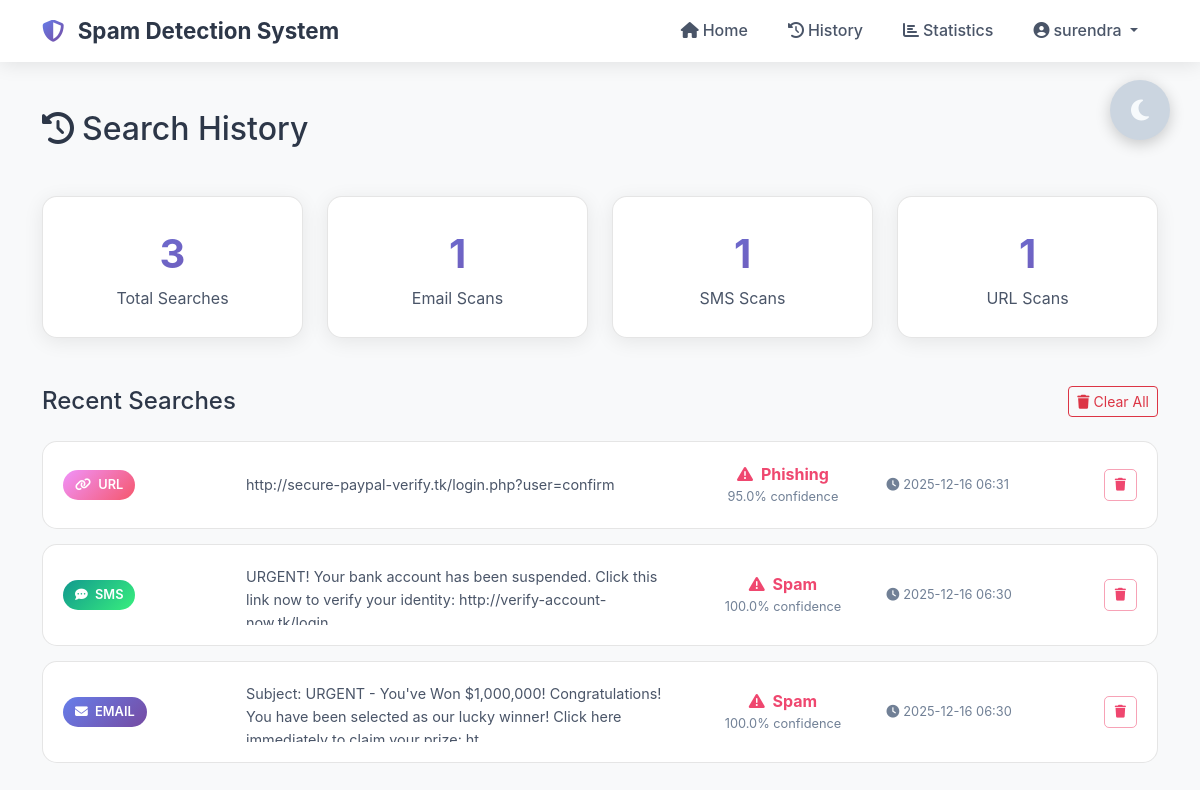
The app's page /history (signed in) with its own data.
### tables this page shows
CREATE TABLE users (
            id INTEGER PRIMARY KEY AUTOINCREMENT,
            username TEXT UNIQUE NOT NULL,
            email TEXT UNIQUE NOT NULL,
            password_hash TEXT NOT NULL,
            created_at TIMESTAMP DEFAULT CURRENT_TIMESTAMP
        );

CREATE TABLE search_history (
            id INTEGER PRIMARY KEY AUTOINCREMENT,
            user_id INTEGER NOT NULL,
            search_type TEXT NOT NULL,
            input_text TEXT NOT NULL,
            result TEXT NOT NULL,
            confidence REAL,
            verification TEXT,
            reason TEXT,
            searched_at TIMESTAMP DEFAULT CURRENT_TIMESTAMP,
            FOREIGN KEY (user_id) REFERENCES users (id)
        );

### app.py (the view)
@app.route('/history')
@login_required
def history_page():
    user = get_current_user()
    history = get_user_history(session['user_id'])
    stats = get_user_stats(session['user_id'])
    return render_template('history.html', user=user, history=history, stats=stats)

### app.py (called while the page is built)
def login_required(f):
    @wraps(f)
    def decorated_function(*args, **kwargs):
        if 'user_id' not in session:
            flash('Please login to access this page', 'error')
            return redirect(url_for('login'))
        return f(*args, **kwargs)
    return decorated_function

def get_current_user():
    if 'user_id' in session:
        return get_user_by_id(session['user_id'])
    return None

### database.py (called while the page is built)
def get_db():
    conn = sqlite3.connect(str(DATABASE))
    conn.row_factory = sqlite3.Row
    return conn

def get_user_by_id(user_id):
    conn = get_db()
    cursor = conn.cursor()
    cursor.execute('SELECT id, username, email, created_at FROM users WHERE id = ?', (user_id,))
    user = cursor.fetchone()
    conn.close()
    return dict(user) if user else None

def get_user_history(user_id, limit=50):
    conn = get_db()
    cursor = conn.cursor()
    cursor.execute('''
        SELECT * FROM search_history
        WHERE user_id = ?
        ORDER BY searched_at DESC
        LIMIT ?
    ''', (user_id, limit))
    history = cursor.fetchall()
    conn.close()
    return [dict(row) for row in history]

def get_user_stats(user_id):
    conn = get_db()
    cursor = conn.cursor()
    cursor.execute('SELECT COUNT(*) as total FROM search_history WHERE user_id = ?', (user_id,))
    total = cursor.fetchone()['total']
    cursor.execute('''
        SELECT search_type, COUNT(*) as count
        FROM search_history
        WHERE user_id = ?
        GROUP BY search_type
    ''', (user_id,))
    by_type = {row['search_type']: row['count'] for row in cursor.fetchall()}
    cursor.execute('''
        SELECT result, COUNT(*) as count
        FROM search_history
        WHERE user_id = ?
        GROUP BY result
    ''', (user_id,))
    by_result = {row['result']: row['count'] for row in cursor.fetchall()}
    conn.close()
    return {
        'total': total,
        'by_type': by_type,
        'by_result': by_result
    }

### templates/history.html (shortened to what this page needs)
<!DOCTYPE html>
<html lang="en">
<head>
    <link href="https://cdn.jsdelivr.net/npm/bootstrap@5.3.0/dist/css/bootstrap.min.css" rel="stylesheet">
    <link rel="stylesheet" href="https://cdnjs.cloudflare.com/ajax/libs/font-awesome/6.4.0/css/all.min.css">
    <link rel="stylesheet" href="{{ url_for('static', filename='style.css') }}">
</head>
<body>
    <nav class="navbar navbar-expand-lg navbar-dark">
        <div class="container">
            <a class="navbar-brand" href="/">
                <i class="fas fa-shield-alt me-2"></i>
                Spam Detection System
            </a>
            <div class="collapse navbar-collapse" id="navbarNav">
                <ul class="navbar-nav ms-auto">
                    <li class="nav-item">
                        <a class="nav-link" href="/"><i class="fas fa-home me-1"></i>Home</a>
                    </li>
                    <li class="nav-item">
                        <a class="nav-link active" href="/history"><i class="fas fa-history me-1"></i>History</a>
                    </li>
                    <li class="nav-item">
                        <a class="nav-link" href="/stats"><i class="fas fa-chart-bar me-1"></i>Statistics</a>
                    </li>
                    <li class="nav-item dropdown">
                        <a class="nav-link dropdown-toggle" href="#" data-bs-toggle="dropdown">
                            <i class="fas fa-user-circle me-1"></i>{{ user.username }}
                        </a>
                    </li>
                </ul>
            </div>
        </div>
    </nav>
    <div class="container py-5">
        <div class="row mb-4">
            <div class="col-12">
                <h2 class="page-title mb-4">
                    <i class="fas fa-history me-2"></i>Search History
                </h2>
            </div>
        </div>
        <div class="row mb-5">
            <div class="col-md-3">
                <div class="stats-card">
                    <div class="stats-number">{{ stats.total }}</div>
                    <div class="stats-label">Total Searches</div>
                </div>
            </div>
            <div class="col-md-3">
                <div class="stats-card">
                    <div class="stats-number">{{ stats.by_type.get('email', 0) }}</div>
                    <div class="stats-label">Email Scans</div>
                </div>
            </div>
            <div class="col-md-3">
                <div class="stats-card">
                    <div class="stats-number">{{ stats.by_type.get('sms', 0) }}</div>
                    <div class="stats-label">SMS Scans</div>
                </div>
            </div>
            <div class="col-md-3">
                <div class="stats-card">
                    <div class="stats-number">{{ stats.by_type.get('url', 0) }}</div>
                    <div class="stats-label">URL Scans</div>
                </div>
            </div>
        </div>
        <div class="row">
            <div class="col-12">
                <div class="d-flex justify-content-between align-items-center mb-4">
                    <h4 class="page-title mb-0">Recent Searches</h4>
                    {% if history %}
                    <button class="btn btn-outline-danger btn-sm" onclick="clearAllHistory()">
                        <i class="fas fa-trash me-1"></i>Clear All
                    </button>
                    {% endif %}
                </div>
                {% if history %}
                    {% for item in history %}
                    <div class="history-card" id="history-{{ item.id }}">
                        <div class="row align-items-center">
                            <div class="col-md-2">
                                <span class="history-type type-{{ item.search_type }}">
                                    <i class="fas fa-{{ 'envelope' if item.search_type == 'email' else 'comment-dots' if item.search_type == 'sms' else 'link' }} me-1"></i>
                                    {{ item.search_type }}
                                </span>
                            </div>
                            <div class="col-md-5">
                                <div class="history-text">{{ item.input_text[:150] }}{% if item.input_text|length > 150 %}...{% endif %}</div>
                            </div>
                            <div class="col-md-2 text-center">
                                <span class="fw-bold {{ 'result-spam' if item.result == 'Spam' or item.result == 'Phishing' else 'result-legitimate' }}">
                                    <i class="fas fa-{{ 'exclamation-triangle' if item.result == 'Spam' or item.result == 'Phishing' else 'check-circle' }} me-1"></i>
                                    {{ item.result }}
                                </span>
                                <div class="history-meta">{{ item.confidence }}% confidence</div>
                            </div>
                            <div class="col-md-2">
                                <div class="history-meta">
                                    <i class="fas fa-clock me-1"></i>{{ item.searched_at[:16] }}
                                </div>
                            </div>
                            <div class="col-md-1 text-end">
                                <button class="btn-delete" onclick="deleteHistory({{ item.id }})">
                                    <i class="fas fa-trash"></i>
                                </button>
                            </div>
                        </div>
                    </div>
                    {% endfor %}
                {% endif %}
            </div>
        </div>
    </div>
</body>
</html>

### static/style.css (style rules this page uses)
:root { --bg-primary: #f8f9fa; --bg-secondary: #ffffff; --text-primary: #2d3748; --text-secondary: #4a5568; --text-muted: #718096; --card-bg: #ffffff; --card-border: rgba(0, 0, 0, 0.1); --card-shadow: 0 4px 20px rgba(0, 0, 0, 0.08); --card-hover-shadow: 0 10px 40px rgba(0, 0, 0, 0.15); --navbar-bg: rgba(255, 255, 255, 0.95); --navbar-shadow: 0 2px 20px rgba(0, 0, 0, 0.1); --input-bg: #ffffff; --input-border: #e2e8f0; --input-focus-border: #667eea; --input-text: #2d3748; --primary-gradient: linear-gradient(135deg, #667eea 0%, #764ba2 100%); --success-gradient: linear-gradient(135deg, #11998e 0%, #38ef7d 100%); --danger-gradient: linear-gradient(135deg, #ee0979 0%, #ff6a00 100%); --email-gradient: linear-gradient(135deg, #667eea 0%, #764ba2 100%); --sms-gradient: linear-gradient(135deg, #11998e 0%, #38ef7d 100%); --url-gradient: linear-gradient(135deg, #f093fb 0%, #f5576c 100%); --toggle-bg: #cbd5e0; --toggle-icon-color: #f7fafc; }
* { margin: 0; padding: 0; box-sizing: border-box; transition: background-color 0.3s ease, color 0.3s ease, border-color 0.3s ease; }
body { font-family: -apple-system, BlinkMacSystemFont, 'Segoe UI', Roboto, 'Helvetica Neue', Arial, sans-serif; background: var(--bg-primary); color: var(--text-primary); min-height: 100vh; line-height: 1.6; transition: background 0.3s ease; }
ul li, ol li { color: var(--text-secondary); }
.navbar { background: var(--navbar-bg) !important; backdrop-filter: blur(10px); box-shadow: var(--navbar-shadow); transition: all 0.3s ease; }
.navbar-brand { font-weight: 700; font-size: 1.4rem; color: var(--text-primary) !important; transition: transform 0.3s ease; }
.navbar-brand i { background: var(--primary-gradient); -webkit-background-clip: text; -webkit-text-fill-color: transparent; background-clip: text; }
.nav-link { color: var(--text-secondary) !important; font-weight: 500; padding: 8px 20px !important; border-radius: 50px; transition: all 0.3s ease; }
.stats-card { background: var(--card-bg); border: 2px solid var(--card-border); border-radius: 24px; padding: 35px; text-align: center; height: 100%; transition: all 0.3s ease; box-shadow: var(--card-shadow); }

### templates/history.html (style rules this page uses)
.history-card { background: var(--card-bg); border: 1px solid var(--card-border); border-radius: 15px; padding: 20px; margin-bottom: 15px; transition: all 0.3s ease; }
.history-type { display: inline-block; padding: 5px 12px; border-radius: 20px; font-size: 0.8rem; font-weight: 600; text-transform: uppercase; color: #fff; }
.type-email { background: var(--email-gradient); }
.type-sms { background: var(--sms-gradient); }
.type-url { background: var(--url-gradient); }
.result-spam { color: #ef476f; }
.history-text { color: var(--text-secondary); font-size: 0.9rem; max-height: 60px; overflow: hidden; text-overflow: ellipsis; }
.history-meta { font-size: 0.8rem; color: var(--text-muted); }
.stats-card { background: var(--card-bg); border: 1px solid var(--card-border); border-radius: 15px; padding: 25px; text-align: center; transition: all 0.3s ease; }
.stats-number { font-size: 2.5rem; font-weight: 700; background: var(--primary-gradient); -webkit-background-clip: text; -webkit-text-fill-color: transparent; background-clip: text; }
.stats-label { color: var(--text-secondary); }
.btn-delete { background: transparent; border: 1px solid rgba(239, 71, 111, 0.5); color: #ef476f; padding: 5px 10px; border-radius: 5px; font-size: 0.8rem; }
.page-title { color: var(--text-primary); }

### records on screen
users: username "surendra"
search_history: search_type "URL", input_text "http://secure-paypal-verify.tk/login.php?user=confirm", result "Phishing", confidence "95.0", searched_at "2025-12-16 06:31"
search_history: search_type "SMS", input_text "URGENT! Your bank account has been suspended. Click this link now to verify your identity:…", result "Spam", confidence "100.0", searched_at "2025-12-16 06:30"
search_history: search_type "EMAIL", input_text "Subject: URGENT - You've Won $1,000,000! Congratulations! You have been selected as our lucky winner! Click here…", result "Spam", confidence "100.0", searched_at "2025-12-16 06:30"

### other values on screen
{{ stats.total }} "3"
{{ stats.by_type.get('email', 0) }} "1"
{{ stats.by_type.get('sms', 0) }} "1"
{{ stats.by_type.get('url', 0) }} "1"
